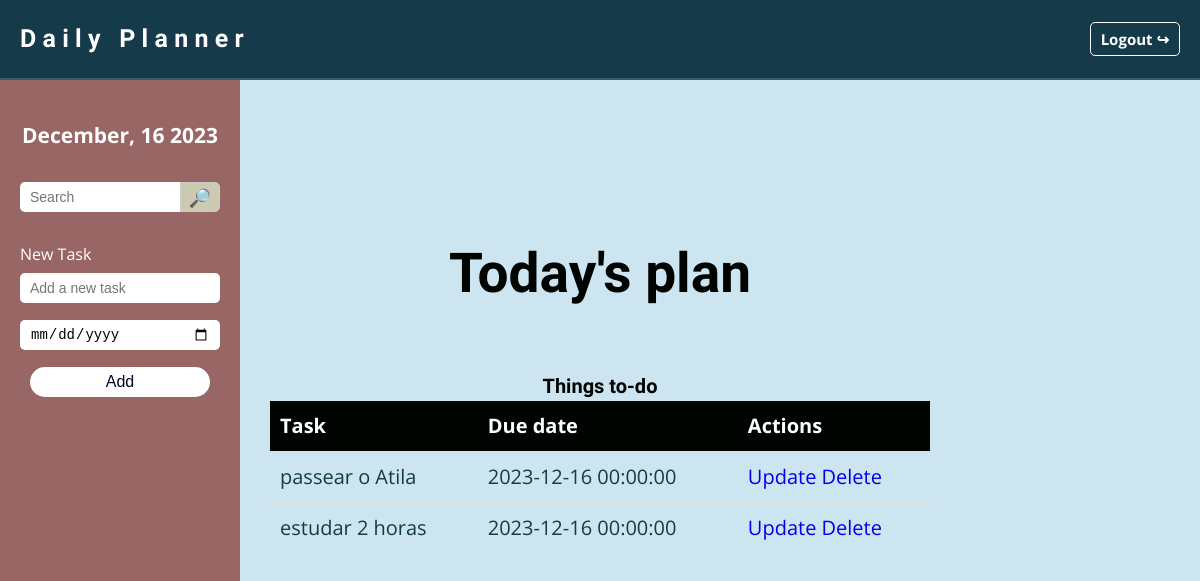
Page / (signed in) on the earlier database version.
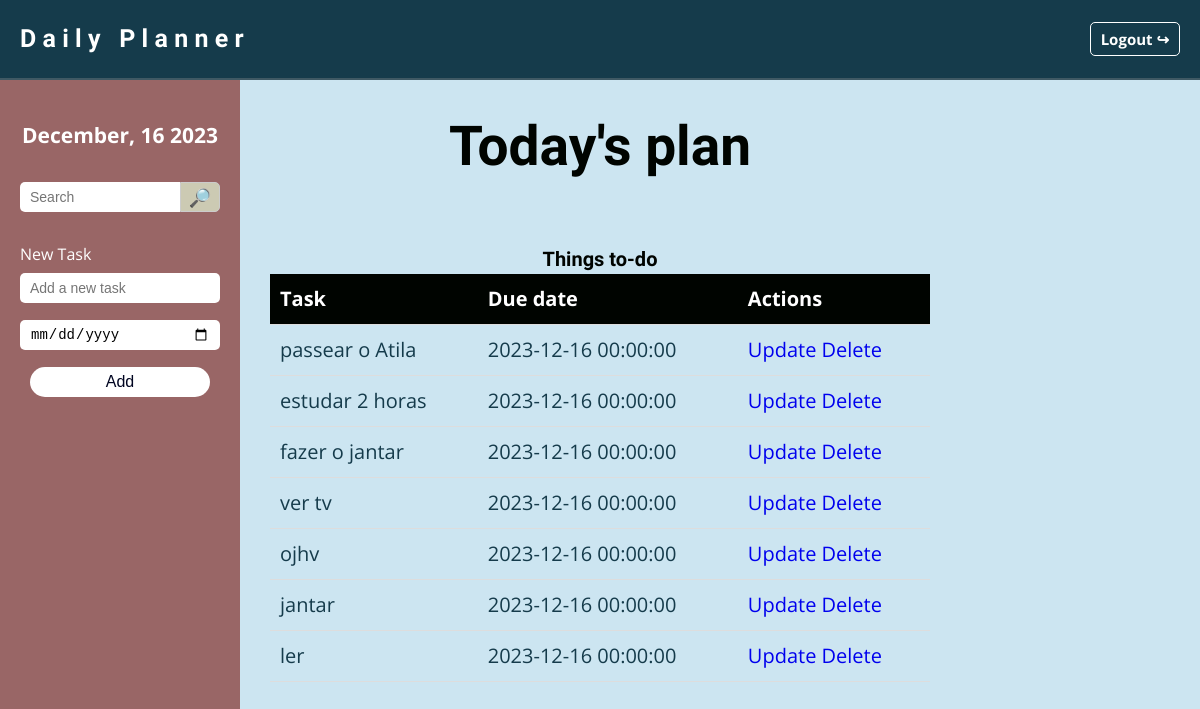
Same page on the later database version.
### website/models.py (models this page shows)
class Todo(db.Model):
    id = db.Column(db.Integer, primary_key=True)
    content = db.Column(db.String(2000), nullable=False)
    completed = db.Column(db.Integer, default=0)
    due_date = db.Column(db.DateTime(timezone=True),  nullable=True)
    date_created = db.Column(db.DateTime(timezone=True), default=func.now())
    date_updated = db.Column(db.DateTime(timezone=True),  nullable=True)
    user_id = db.Column(db.Integer, db.ForeignKey('user.id'))

### website/views.py (the view, shortened to what this page needs)
@views.route('/', methods=['GET', 'POST'])
@login_required
def home():
    if request.method == 'POST':
        search_query = request.form.get('search_query')
        if search_query:
            results = Todo.query.filter(Todo.content.ilike(f"%{search_query}%")).all()
            return render_template('index.html', tasks=results, user=current_user, search_query=search_query)
    today = date.today()
    tasks = Todo.query.filter(db.func.date(Todo.due_date) == today).order_by(Todo.due_date).all()
    current_date = datetime.now()
    formatted_date = current_date.strftime("%B, %d %Y")
    return render_template("index.html", user=current_user, formatted_date=formatted_date, tasks=tasks)

### website/__init__.py (called while the page is built)
def create_app():
    app = Flask(__name__)
    app.config.from_pyfile('config.py')
    app.config['SQLALCHEMY_DATABASE_URI'] = f'sqlite:///{DB_NAME}'
    db.init_app(app)
    from .views import views
    from .auth import auth
    app.register_blueprint(views, url_prefix='/')
    app.register_blueprint(auth, url_prefix='/')
    from .models import User, Todo
    create_database(app)
    login_manager = LoginManager()
    login_manager.login_view = 'auth.login'
    login_manager.init_app(app)
    @login_manager.user_loader
    def load_user(id):
        return User.query.get(int(id))
    return app

### website/templates/index.html
{% extends "main_layout.html" %}
{% block content %}
<aside class="sidebar">
    <header class="sidebar-header">
        <h6>{{ formatted_date }}</h6>
    </header>
    <form method="POST" class="search-form">
        <input type="search" name="search_query" placeholder="Search">
        <button type="submit" class="search-icon" >
                <p>🔎︎</p>
        </button>
    </form>
    <form class="new-task-form" method=POST>
        <label for="">New Task</label>
        <div>
            <input class="task-input" type="text" name="input_content" id="input_content", placeholder="Add a new task">
        </div>
        <div>
            <input class="task-input" type="date" id="input_due_date" name="input_due_date">
        </div>
        <div>
                <button class="btn-add" type="submit">Add</button>
        </div>
    </form>
</aside>
<div class="main-content task-content">
    <div class="task-table">
        <h2 class="solution-heading">Today's plan</h2>
        {% if tasks|length < 1 %}
        <span class="text-no-tasks"> There are no tasks for the day!</span>
        {% else %}
        <table>
            <caption>Things to-do</caption>
            <thead>
                <tr>
                <th>Task</th>
                <th>Due date</th>
                <th>Actions</th>
                </tr>
            </thead>
            <tbody>
            {% for task in tasks %}
                <tr>
                    <td>{{ task.content }}</td>
                    <td> {{ task.due_date }} </td>
                    <td>
                        <a href="#">Update</a>
                        <a href="#">Delete</a>
                    </td>
                </tr>
            </tbody>
        {% endfor %}
        </table>
        {% endif %}
    </div>
</div>
{% endblock %}

### website/templates/main_layout.html (shortened to what this page needs)
<!DOCTYPE html>
<html lang="en">
<head>
    <link rel="stylesheet" href="{{ url_for('static', filename='css/style.css') }}">
</head>
<body>
    <header class="menu">
        <div class="main-content menu-content">
            <h5>
                <a href="/">Daily Planner</a>
            </h5>
            <nav>
                {% if user.is_authenticated %}
                <ul>
                    <li><a href="/logout"> Logout ↪ </a></li>
                </ul>
                {% endif %}
            </nav>
        </div>
    </header>
    <section id="planner" class="main section">
        {% block content %}
        {% endblock %}
    </section>
</body>
</html>

### website/static/css/style.css (style rules this page uses)
:root { --gap: 2rem; }
* { margin: 0; padding: 0; box-sizing: border-box; }
html { font-size: 62.5%; scroll-behavior: smooth; }
body { font-family: 'Open Sans', sans-serif; font-size: 2rem; line-height: 1.5; background-color:#cce5f1; color: #153b4b; }
h1, h2, h3, h4, h5, h6 { color: #153b4b; font-family: "Raleway", Helvetica, sans-serif; font-weight: 700; }
h2 { font-size: 5.5rem; }
h5 { font-size: 4rem; }
h6 { font-size: 3.5rem; }
a { text-decoration: none; }
h6 { font-size: 2em; color: #fff; text-align: center; }
.menu { background-color: #153b4b; border-bottom: solid 0.2rem rgba(160, 160, 160, 0.3); top: 0; left: 0; right: 0; width: 100%; z-index: 1; position: fixed; }
.main-content { max-width: 120rem; margin: 0 auto; padding: var(--gap); }
.menu-content { display: flex; justify-content: space-between; align-items: center; padding-top: 0; padding-bottom: 0; }
.menu h5 { font-family: "Raleway", Helvetica, sans-serif; letter-spacing: 0.25em; font-size: 2.5rem; color: #fff; }
.menu h5 a { color: inherit; text-decoration: none; }
.menu ul { list-style: none; display: flex; }
.menu ul li a { display: block; color: #fff; font-family: 'Open Sans', sans-serif; font-weight: 700; font-size: 1.5rem; position: relative; padding: 5px 10px; background: transparent; text-decoration: none; border-radius: 5px; transition: background-color 0.3s ease; border: 1px solid #fff; }
.section { min-height: 100vh; }
.sidebar { position: fixed; top: 0; left: 0; padding: 120px 10px 30px 10px; display: flex; flex-direction: column; gap: 30px; align-items: center; width: 240px; background-color: #996666; height: 100%; }
.sidebar-header h6 { font-family: 'Open Sans', sans-serif; font-size: 2.1rem; line-height: 1.5; color: #fff; }
.search-form { height: 30px; width: 200px; display: flex; border-radius: 6px; }
.search-form input { height: 100%; width: 160px; border: none; outline: none; padding: 0 10px; border-radius: 5px 0 0 5px; color: #000; font-size: 14px; }
.search-icon { height: 100%; width: 40px; line-height: 30px; text-align: center; background: #cccab3; border: 1px solid #ccc; border-radius: 0 5px 5px 0; cursor: pointer; }
.search-icon p { color: #060606; font-size: 18px; }
.new-task-form { display: flex; flex-direction: column; width: 200px; color: #fff; font-family: 'Open Sans', sans-serif; font-size: 1.6rem; gap: 7px; }
.task-input { width: 200px; height: 30px; border: none; outline: none; padding: 0 10px; border-radius: 5px; color: #000; font-size: 14px; margin-bottom: 10px; }
.btn-add { width: 90%; height: 30px; border-radius: 40px; background-color: #fff; color:#000521; border: none; outline: none; cursor: pointer; font-size: 1em; font-weight: 400; margin: auto; display: block; }
.task-content { max-width: 70rem; min-height: 100vh; display: flex; flex-flow: column wrap; justify-content: center; }
.task-table { overflow: hidden; overflow-y: auto; }
.solution-heading { color: #000400; line-height: 1; margin-bottom: 7rem; text-align: center; }
table { min-width: 360px; width: 100%; border-collapse: collapse; }
table caption { color: #000400; font-family: "Raleway", Helvetica, sans-serif; font-size: 2rem; font-weight: 700; text-align: center; }
table td, table th { white-space: nowrap; padding: 1rem; text-align: left; border-bottom: 1px solid #ddd; }
table th { background: #000400; color: #fff; border-bottom: 1px solid #ddd; }

Differences in the rows shown:
added Todo: content "fazer o jantar", due_date "2023-12-16 00:00:00"
added Todo: content "ver tv", due_date "2023-12-16 00:00:00"
added Todo: content "ojhv", due_date "2023-12-16 00:00:00"
added Todo: content "jantar", due_date "2023-12-16 00:00:00"
added Todo: content "ler", due_date "2023-12-16 00:00:00"
